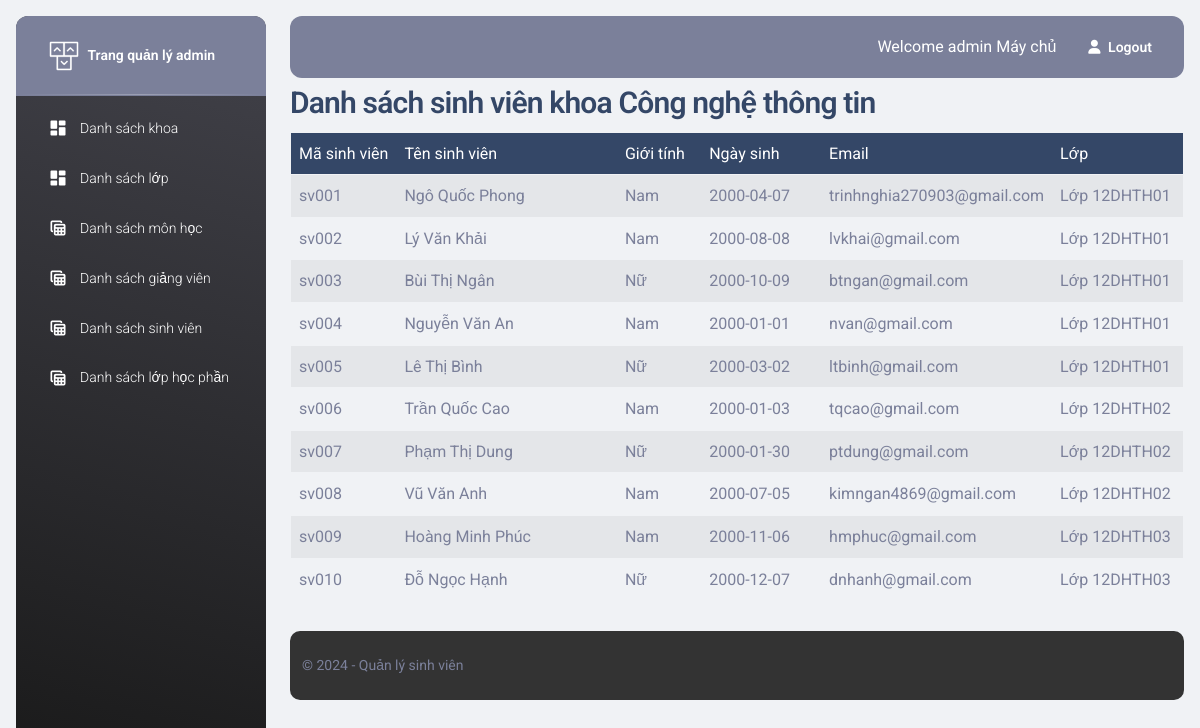
Screenshot of /qldiemsinhvien/admin/student_index_bymajor.php?major_id=1 (signed in) with the database file from the repository.
### tables this page shows
CREATE TABLE `major` (
  `major_id` int(10) NOT NULL,
  `major_name` varchar(255) NOT NULL
);

CREATE TABLE `student` (
  `student_id` varchar(10) NOT NULL,
  `student_class_id` int(10) NOT NULL,
  `student_major_id` int(10) NOT NULL
);

CREATE TABLE `user` (
  `username` varchar(10) NOT NULL,
  `password` varchar(255) NOT NULL,
  `name` varchar(255) NOT NULL,
  `gender` varchar(10) NOT NULL,
  `dateofbirth` date NOT NULL,
  `email` varchar(255) NOT NULL,
  `role` varchar(255) NOT NULL,
  `token` varchar(255) DEFAULT NULL
);

CREATE TABLE `class` (
  `class_id` int(10) NOT NULL,
  `class_name` varchar(255) NOT NULL
);

### qldiemsinhvien/class/Db.php (called while the page is built, shortened)
<?php
class Db {
    public static $conn = null;
    function __construct()
    {
        Db::$conn = new PDO('mysql:host=' . HOST . '; dbname=' . DB, U, P);
        Db::$conn->query('set names utf8');
    }
    function selectQuery($sql, $params=[]) {
        $stm = Db::$conn->prepare($sql);
        $stm->execute($params);
        return $stm->fetchAll(PDO::FETCH_OBJ);
    }
}

### qldiemsinhvien/class/major.php (called while the page is built, shortened)
<?php
class major extends Db {
    function get($id) {
        $sql = "select * from major where major_id = ?";
        return $this->selectQuery($sql, [$id]);
    }
}

### qldiemsinhvien/class/student.php (called while the page is built, shortened)
<?php
class student extends Db {
    function allByMajor($major_id) {
        $sql = "select * from student, user, class
                where student.student_id = user.username
                and student.student_class_id = class.class_id
                and student.student_major_id = ?";
        return $this->selectQuery($sql, [$major_id]);
    }
}

### qldiemsinhvien/admin/student_index_bymajor.php (the view, shortened to what this page needs)
<?php
$major_id = $_GET['major_id'] ?? '';
$major = new major();
$info = $major->get($major_id);
$student = new student();
$data = $student->allByMajor($major_id);
?>
<?php include '../admin/includes/header.php' ?>
<body class="g-sidenav-show  bg-gray-200">
<?php include '../admin/includes/aside.php' ?>
<main class="main-content position-relative max-height-vh-100 h-100 border-radius-lg ">
<?php include '../admin/includes/nav_top.php' ?>
<div class="container-fluid py-1 px-3">
    <h3>Danh sách sinh viên khoa <?php echo $info[0]->major_name ?> </h3>
    <table border="1" id="table" class="table table-striped">
        <thead class="table-dark">
            <tr>
                <td style="width: 10%">Mã sinh viên</td>
                <td style="width: 30%">Tên sinh viên</td>
                <td style="width: 10%">Giới tính</td>
                <td style="width: 15%">Ngày sinh</td>
                <td style="width: 20%">Email</td>
                <td style="width: 15%">Lớp</td>
            </tr>
        </thead>
        <tbody>
            <?php
                foreach($data as $item) {
                    ?>
                    <tr>
                        <td><?php echo $item->student_id ?></td>
                        <td><?php echo $item->name ?></td>
                        <td><?php echo $item->gender ?></td>
                        <td><?php echo $item->dateofbirth ?></td>
                        <td><?php echo $item->email ?></td>
                        <td><?php echo $item->class_name ?></td>
                    </tr>
                    <?php
                }
            ?>
        </tbody>
    </table>
</div>
<?php include '../admin/includes/footer.php' ?>

### qldiemsinhvien/admin/includes/header.php (style rules this page uses)
body { display: flex; flex-direction: column; min-height: 100vh; margin: 0; }
main { flex: 1; }

### rows the page displays
major: major_name "Công nghệ thông tin"
student: student_id "sv001", student_id.name "Ngô Quốc Phong", student_id.gender "Nam", student_id.dateofbirth "2000-04-07", student_id.email "trinhnghia270903@gmail.com", student_class.class_name "Lớp 12DHTH01"
student: student_id "sv002", student_id.name "Lý Văn Khải", student_id.gender "Nam", student_id.dateofbirth "2000-08-08", student_id.email "lvkhai@gmail.com", student_class.class_name "Lớp 12DHTH01"
student: student_id "sv003", student_id.name "Bùi Thị Ngân", student_id.gender "Nữ", student_id.dateofbirth "2000-10-09", student_id.email "btngan@gmail.com", student_class.class_name "Lớp 12DHTH01"
student: student_id "sv004", student_id.name "Nguyễn Văn An", student_id.gender "Nam", student_id.dateofbirth "2000-01-01", student_id.email "nvan@gmail.com", student_class.class_name "Lớp 12DHTH01"
student: student_id "sv005", student_id.name "Lê Thị Bình", student_id.gender "Nữ", student_id.dateofbirth "2000-03-02", student_id.email "ltbinh@gmail.com", student_class.class_name "Lớp 12DHTH01"
student: student_id "sv006", student_id.name "Trần Quốc Cao", student_id.gender "Nam", student_id.dateofbirth "2000-01-03", student_id.email "tqcao@gmail.com", student_class.class_name "Lớp 12DHTH02"
student: student_id "sv007", student_id.name "Phạm Thị Dung", student_id.gender "Nữ", student_id.dateofbirth "2000-01-30", student_id.email "ptdung@gmail.com", student_class.class_name "Lớp 12DHTH02"
student: student_id "sv008", student_id.name "Vũ Văn Anh", student_id.gender "Nam", student_id.dateofbirth "2000-07-05", student_id.email "kimngan4869@gmail.com", student_class.class_name "Lớp 12DHTH02"
student: student_id "sv009", student_id.name "Hoàng Minh Phúc", student_id.gender "Nam", student_id.dateofbirth "2000-11-06", student_id.email "hmphuc@gmail.com", student_class.class_name "Lớp 12DHTH03"
student: student_id "sv010", student_id.name "Đỗ Ngọc Hạnh", student_id.gender "Nữ", student_id.dateofbirth "2000-12-07", student_id.email "dnhanh@gmail.com", student_class.class_name "Lớp 12DHTH03"

### other values shown
$_SESSION['login'][2] "Máy chủ"
